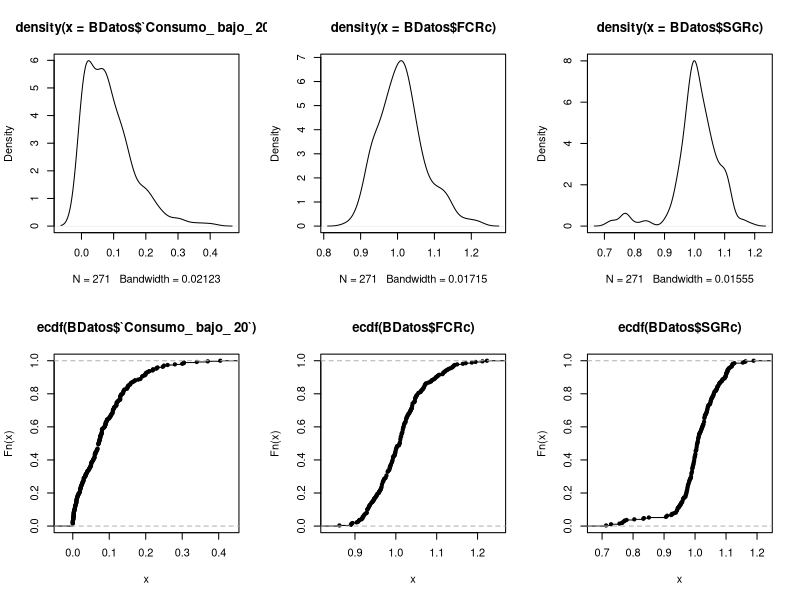
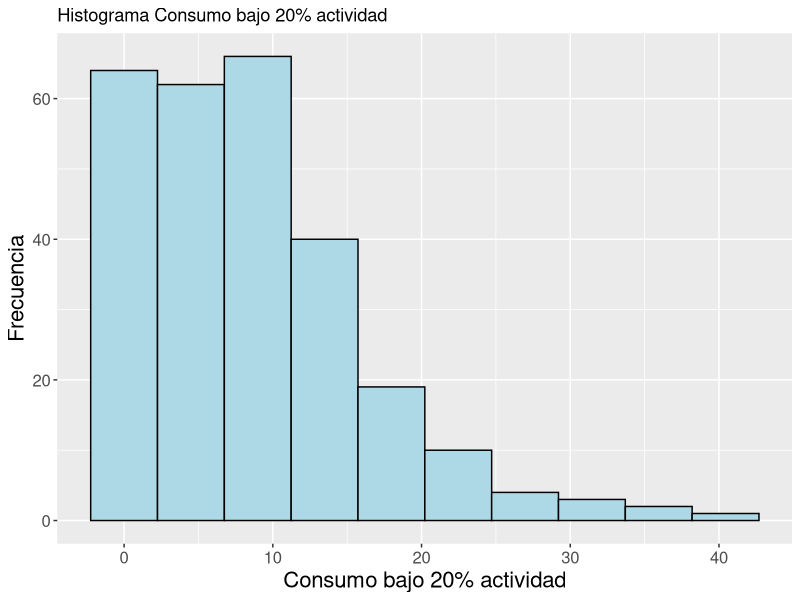
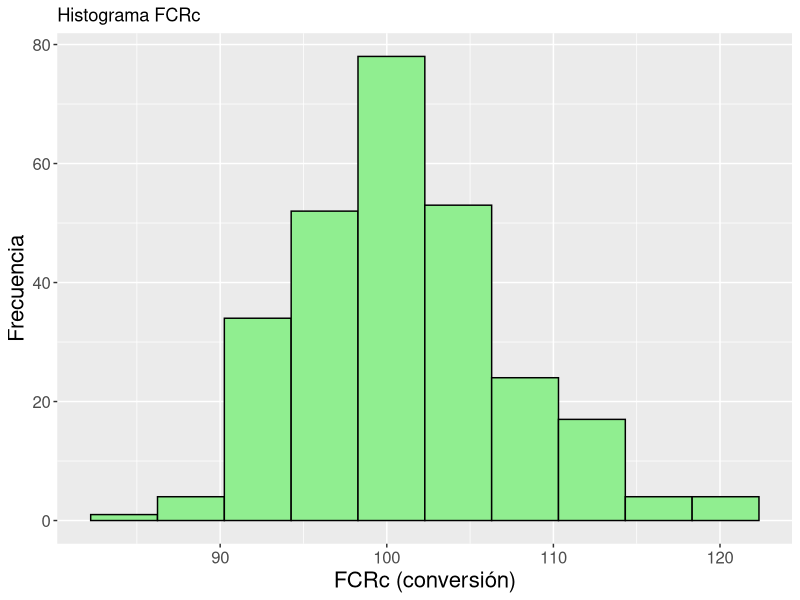
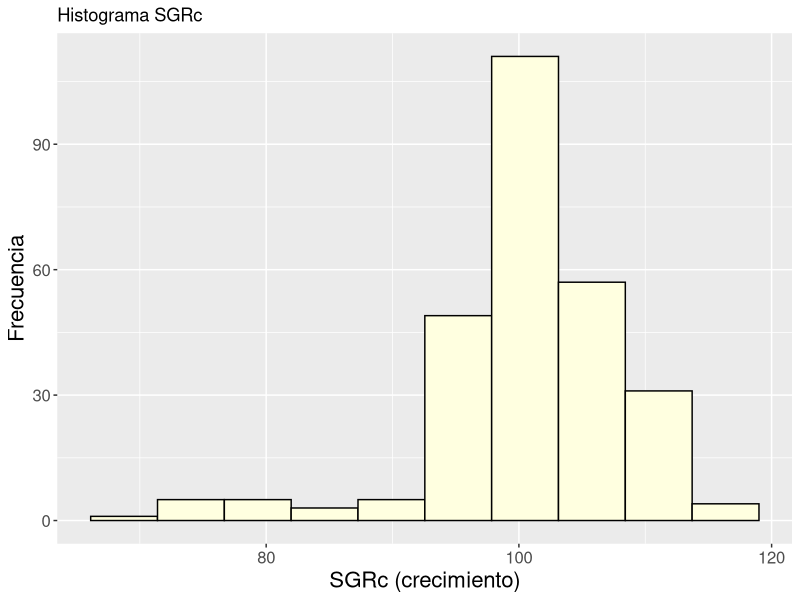
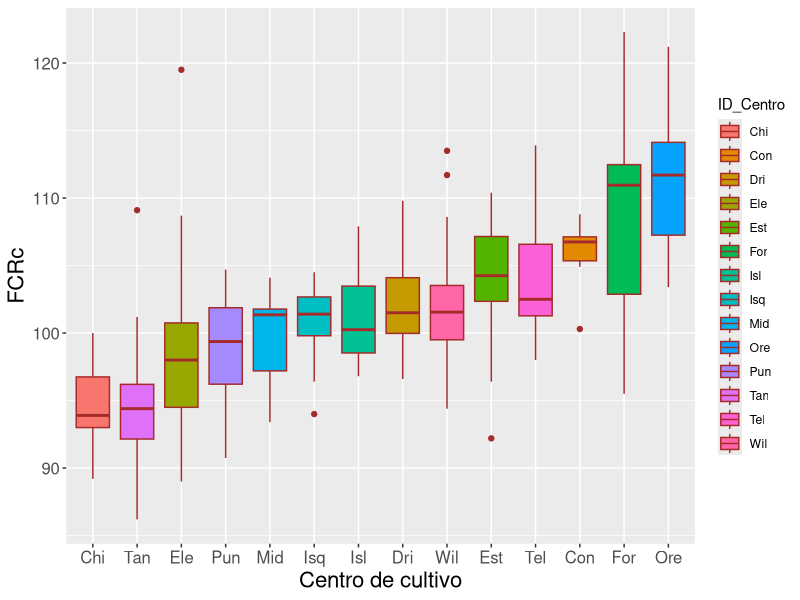
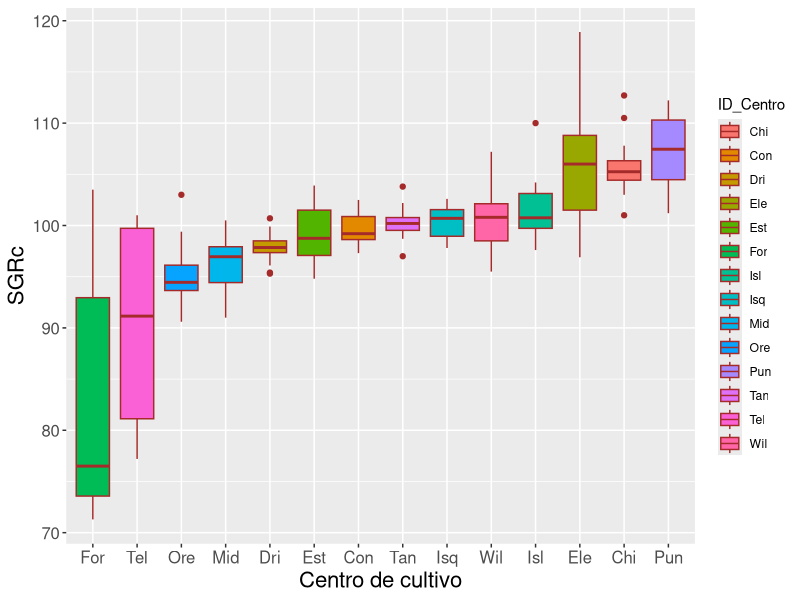
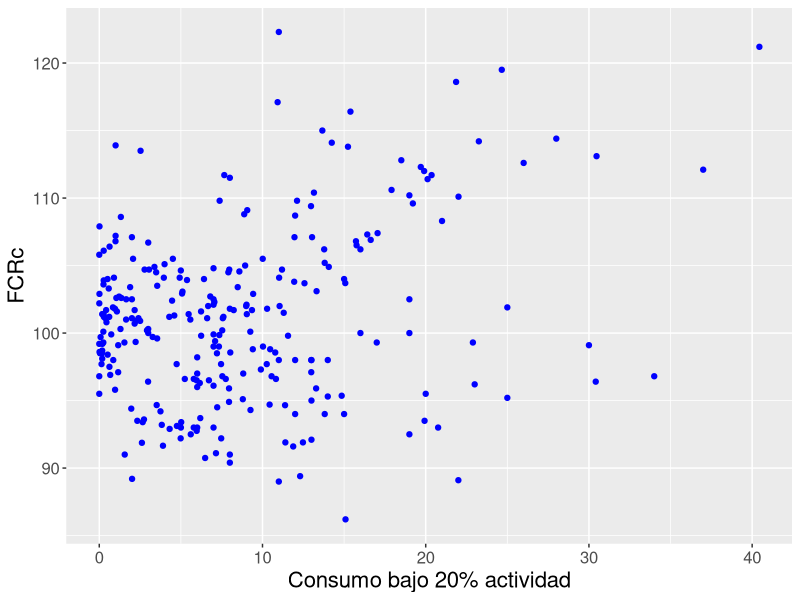
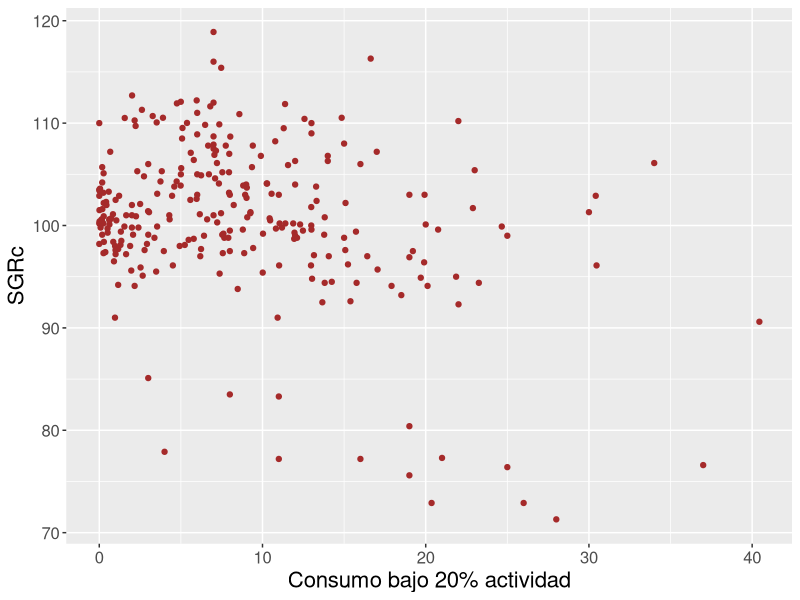

Here is the R script that generated these plots, in order:
## ---- chunk 1
knitr::opts_chunk$set(echo = TRUE)
library(datasets)
library(ggplot2)
library(readxl)
library(tidyr)
library(dplyr)
library(lme4)
library(graphics)
library(stats)
## ---- chunk 2
read_excel("Base_Datos_Cons_FCR_SGR.xlsx")
BDatos <-read_excel("Base_Datos_Cons_FCR_SGR.xlsx")
## ---- chunk 3
summary(BDatos)
## ---- chunk 4
BDatos$Year_class <- as.factor(BDatos$Year_class)
BDatos$`Fecha_cosecha` <- as.factor(BDatos$`Fecha_cosecha`)
BDatos$Jaula <-as.factor(BDatos$Jaula)
BDatos$Centro <- as.factor(BDatos$Centro)
summary(BDatos)
str(BDatos)
## ---- chunk 5
par(mfrow=c(2,3))
plot (density(BDatos$`Consumo_ bajo_ 20`))
plot (density(BDatos$FCRc))
plot (density(BDatos$SGRc))
plot (ecdf(BDatos$`Consumo_ bajo_ 20`))
plot (ecdf(BDatos$FCRc))
plot (ecdf(BDatos$SGRc))
## ---- chunk 6
BDatos_mod <-BDatos %>% mutate(Consumo_20=`Consumo_ bajo_ 20` *100 , FCRc_porc=FCRc*100, SGRc_porc=SGRc*100) %>% select (Year_class, Centro, Consumo_20, FCRc_porc,SGRc_porc)
summary (BDatos_mod)
str(BDatos_mod)
## ---- chunk 7
Mi_gráfico = theme(axis.title.x = element_text(size = 16), axis.text.x = element_text(size = 12), axis.title.y = element_text(size = 16), axis.text.y = element_text(size = 12))
## ---- chunk 8
ggplot(BDatos_mod, aes(Consumo_20))+theme_gray()+
  geom_histogram(bins = 10, color= "black",fill="light blue")+
  labs(title="Histograma Consumo bajo 20% actividad", x="Consumo bajo 20% actividad", y="Frecuencia")+ Mi_gráfico
## ---- chunk 9
ggplot(BDatos_mod, aes(FCRc_porc))+theme_gray()+
  geom_histogram(bins = 10, color= "black",fill="light green")+
  labs(title="Histograma FCRc", x="FCRc (conversión)",y="Frecuencia")+ Mi_gráfico
## ---- chunk 10
ggplot(BDatos_mod, aes(SGRc_porc))+theme_gray()+
  geom_histogram(bins = 10, color= "black",fill="light yellow")+
  labs(title="Histograma SGRc", x="SGRc (crecimiento)", 
       y="Frecuencia")+ Mi_gráfico
## ---- chunk 11
BDatos_mod <- BDatos_mod %>% mutate (ID_Centro= substr(Centro,1,3))
## ---- chunk 12
ggplot(BDatos_mod , aes(x=reorder(ID_Centro , FCRc_porc) , y=FCRc_porc , fill= ID_Centro)) + geom_boxplot(color= "brown") + labs( x="Centro de cultivo" , y="FCRc")+ Mi_gráfico
## ---- chunk 13
ggplot(BDatos_mod , aes(x= reorder(ID_Centro ,SGRc_porc), y=SGRc_porc ,fill=ID_Centro)) +
    geom_boxplot(color= "brown") + labs( x="Centro de cultivo" , y="SGRc")+ Mi_gráfico
## ---- chunk 14
ggplot(BDatos_mod , aes(x= Consumo_20 , y=FCRc_porc)) +
    geom_point(color= "blue") + labs( x="Consumo bajo 20% actividad" , y="FCRc")+ Mi_gráfico
## ---- chunk 15
ggplot(BDatos_mod , aes(x= Consumo_20 , y=SGRc_porc)) +
    geom_point (color= "brown") + labs( x="Consumo bajo 20% actividad" , y="SGRc")+ Mi_gráfico
## ---- chunk 16
BDatos_mod %>% group_by(Centro) %>% summarise(Consumo20_prom = mean(Consumo_20), FCRc_prom = mean(FCRc_porc), SGRc_prom =mean(SGRc_porc))   
BDatos_gcentro <- BDatos_mod %>% group_by(Centro) %>% summarise(Consumo20_prom = mean(Consumo_20), FCRc_prom = mean(FCRc_porc), SGRc_prom =mean(SGRc_porc))   

## ---- chunk 17
BDatos_gcentro %>% filter(Consumo20_prom > 12)%>%arrange(-Consumo20_prom)
BDatos_top <- BDatos_gcentro %>% filter(Consumo20_prom > 12)%>%arrange (-Consumo20_prom)

## ---- chunk 18
Consumo_20 <- BDatos_mod$Consumo_20
FCRc_porc <- BDatos_mod$FCRc_porc
SGRc_porc <- BDatos_mod$SGRc_porc
## ---- chunk 19
 ggplot(BDatos_mod , aes(x= Consumo_20 , y=FCRc_porc))+ geom_smooth(method = "lm", se= TRUE , color= "blue")  + Mi_gráfico
## ---- chunk 20
 ggplot(BDatos_mod , aes(x= Consumo_20 , y=SGRc_porc))+ geom_smooth(method = "lm", se= TRUE, color= "red")  + Mi_gráfico
## ---- chunk 21
cor(Consumo_20 , FCRc_porc)
cor(Consumo_20 , SGRc_porc)
## ---- chunk 22
head(BDatos_top)
## ---- chunk 23
cor(BDatos_top$Consumo20_prom , BDatos_top$FCRc_prom)
cor(BDatos_top$Consumo20_prom , BDatos_top$SGRc_prom)
